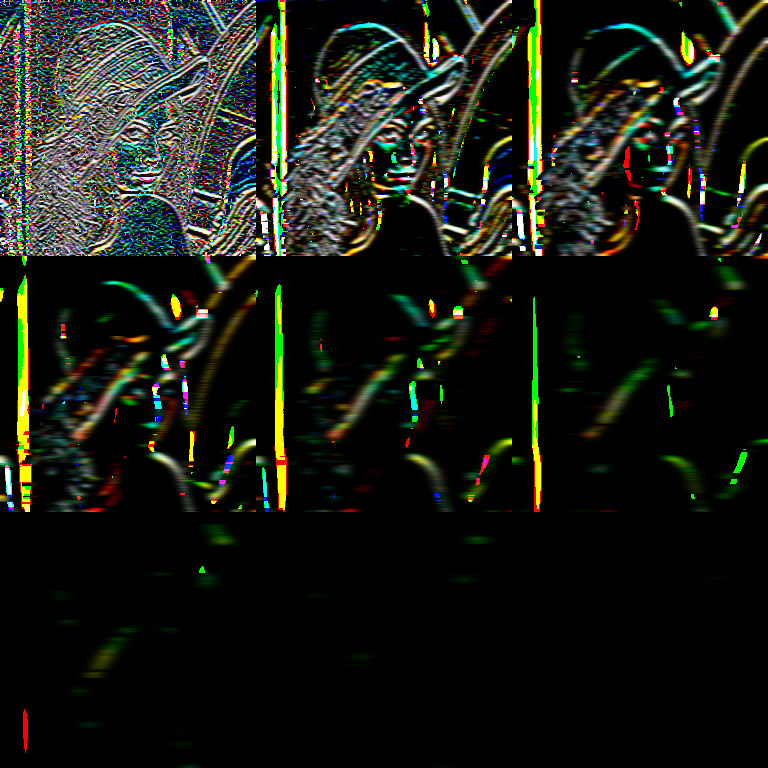

Write the Python code that produced this figure.
import numpy as np
from PIL import Image
import scipy.ndimage as ndimage

source = np.array(Image.open('lena.png'))

# varrys = []
# harrys = []
# for i in range(1, 10):
#     gaussianLaplace = ndimage.gaussian_laplace(source, sigma=i)
#     harrys.append(gaussianLaplace)
#     if i % 3 == 0:
#         varrys.append(np.hstack(harrys))
#         harrys = []
        
# full = np.vstack(varrys)
# Image.fromarray(full).save('gaussian_laplace.png')

colorDim3List = np.dsplit(source, 3)
red = colorDim3List[0].reshape(source.shape[0], source.shape[1])
green = colorDim3List[1].reshape(source.shape[0], source.shape[1])
blue = colorDim3List[2].reshape(source.shape[0], source.shape[1])

def gaussian_laplace(red, green, blue, sigma):
    redGaussianLaplace =  ndimage.gaussian_laplace(red, sigma=sigma)
    greenGaussianLaplace = ndimage.gaussian_laplace(green, sigma=sigma)
    blueGaussianLaplace =  ndimage.gaussian_laplace(blue, sigma=sigma)
    return np.dstack((redGaussianLaplace, greenGaussianLaplace, blueGaussianLaplace))

varrays = []
harrays = []
for i in range(1, 10):
    gaussian_laplace3D = gaussian_laplace(red, green, blue, i)
    harrays.append(gaussian_laplace3D)
    if i % 3 == 0:
        varrays.append(np.hstack(harrays))
        harrays = []
        
full3D = np.vstack(varrays)
Image.fromarray(full3D).save('gaussian_laplace.png')